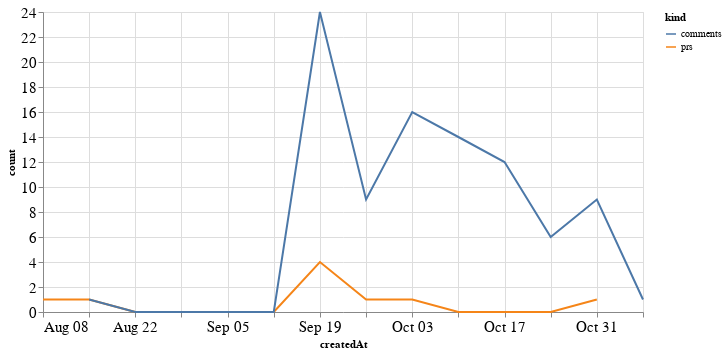

Notebook code for this chart:
### Code cell
alt.Chart(total_time, width=600).mark_line().encode(
    x='createdAt',
    y='count',
    color='kind'
)

### Figure 1 — Vega-Lite specification as saved in the notebook (floating-point values rounded to 4 significant figures)
{"config": {"axisLeft": {"labelFontSize": 15}, "axisBottom": {"labelFontSize": 15}}, "data": {"name": "data-786b4036adf6761d4001eb1e5ed3fbec"}, "mark": "line", "encoding": {"color": {"type": "nominal", "field": "kind"}, "x": {"type": "temporal", "field": "createdAt"}, "y": {"type": "quantitative", "field": "count"}}, "width": 600, "$schema": "https://vega.github.io/schema/vega-lite/v4.8.1.json", "datasets": {"data-786b4036adf6761d4001eb1e5ed3fbec": [{"createdAt": "2021-08-08T00:00:00", "kind": "prs", "count": 1.0}, {"createdAt": "2021-08-15T00:00:00", "kind": "prs", "count": 1.0}, {"createdAt": "2021-08-22T00:00:00", "kind": "prs", "count": 0.0}, {"createdAt": "2021-08-29T00:00:00", "kind": "prs", "count": 0.0}, {"createdAt": "2021-09-05T00:00:00", "kind": "prs", "count": 0.0}, {"createdAt": "2021-09-12T00:00:00", "kind": "prs", "count": 0.0}, {"createdAt": "2021-09-19T00:00:00", "kind": "prs", "count": 4.0}, {"createdAt": "2021-09-26T00:00:00", "kind": "prs", "count": 1.0}, {"createdAt": "2021-10-03T00:00:00", "kind": "prs", "count": 1.0}, {"createdAt": "2021-10-10T00:00:00", "kind": "prs", "count": 0.0}, {"createdAt": "2021-10-17T00:00:00", "kind": "prs", "count": 0.0}, {"createdAt": "2021-10-24T00:00:00", "kind": "prs", "count": 0.0}, {"createdAt": "2021-10-31T00:00:00", "kind": "prs", "count": 1.0}, {"createdAt": "2021-11-07T00:00:00", "kind": "prs", "count": null}, {"createdAt": "2021-08-08T00:00:00", "kind": "comments", "count": null}, {"createdAt": "2021-08-15T00:00:00", "kind": "comments", "count": 1.0}, {"createdAt": "2021-08-22T00:00:00", "kind": "comments", "count": 0.0}, {"createdAt": "2021-08-29T00:00:00", "kind": "comments", "count": 0.0}, {"createdAt": "2021-09-05T00:00:00", "kind": "comments", "count": 0.0}, {"createdAt": "2021-09-12T00:00:00", "kind": "comments", "count": 0.0}, {"createdAt": "2021-09-19T00:00:00", "kind": "comments", "count": 24.0}, {"createdAt": "2021-09-26T00:00:00", "kind": "comments", "count": 9.0}, {"createdAt": "2021-10-03T00:00:00", "kind": "comments", "count": 16.0}, {"createdAt": "2021-10-10T00:00:00", "kind": "comments", "count": 14.0}, {"createdAt": "2021-10-17T00:00:00", "kind": "comments", "count": 12.0}, {"createdAt": "2021-10-24T00:00:00", "kind": "comments", "count": 6.0}, {"createdAt": "2021-10-31T00:00:00", "kind": "comments", "count": 9.0}, {"createdAt": "2021-11-07T00:00:00", "kind": "comments", "count": 1.0}]}}
